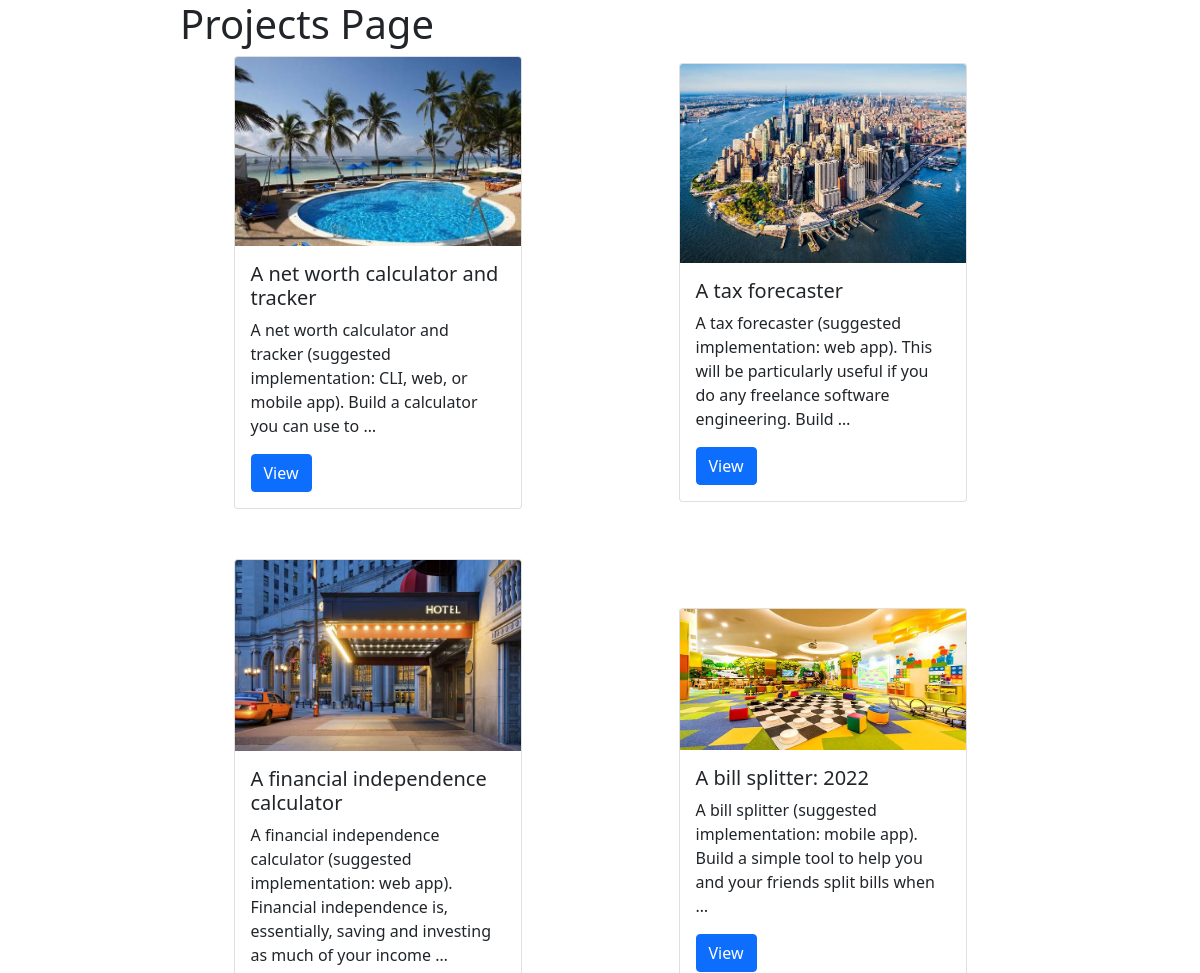
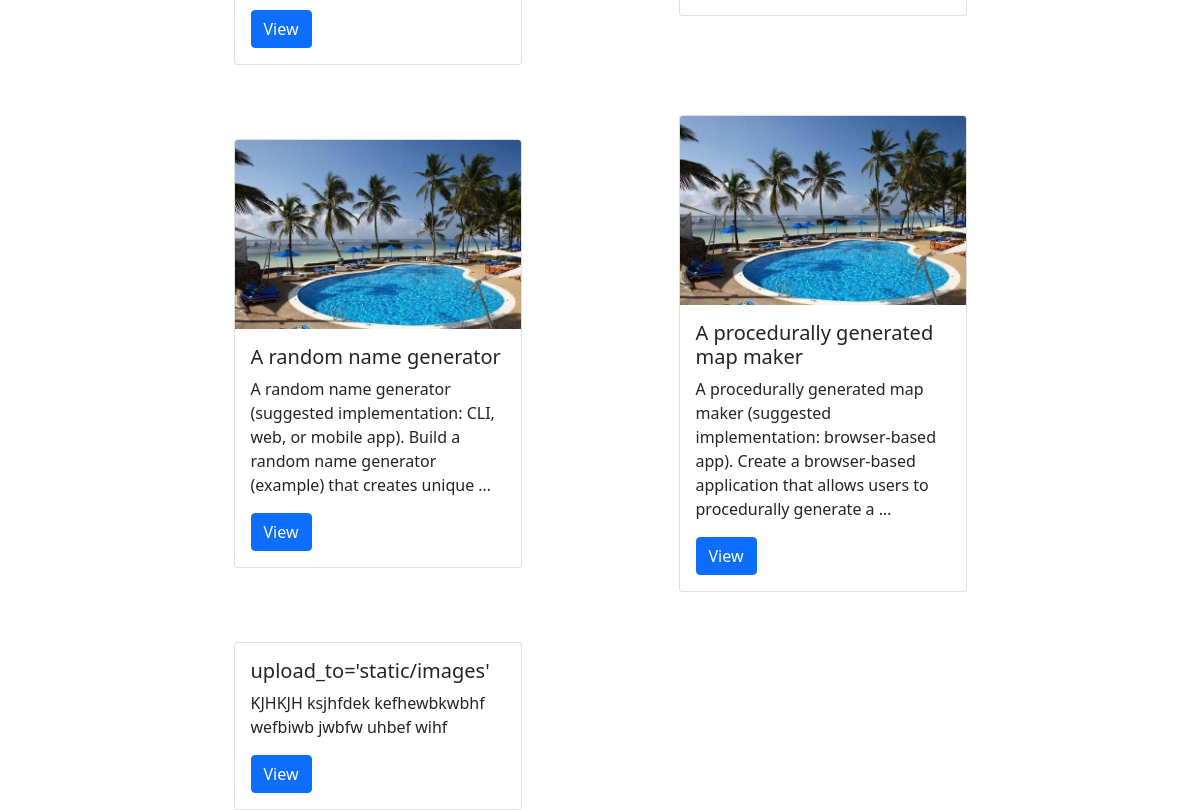
/projects/, run on the app's committed database (2 pictures, top to bottom).
### project/models.py (models this page shows, shortened)
class Project(models.Model):
    id = models.UUIDField(default=uuid.uuid4, editable=False, null=False, blank=False, primary_key=True)
    title = models.CharField(null=False, blank=False, max_length=200)
    description = models.TextField(null=True, blank=True)
    featured_image = models.ImageField(null=True, blank=True, default='Design.JPG', upload_to='static/images/')
    demo_link = models.CharField(null=True, blank=True, max_length=200)
    source_code = models.CharField(null=True, blank=True, max_length=200)
    created = models.DateTimeField(auto_now_add=True)
    tags = models.ManyToManyField('Tag', blank=True)

### project/views.py (the view)
# urls.py: path('projects/', views.projects, name='projects'),
def projects(request):
    projects = Project.objects.all()
    context = {"projects":projects}
    return render(request, 'project/projects.html', context)

### project/templates/project/projects.html (shortened to what this page needs)
<!DOCTYPE html>
{% load static %}
<html lang="en">
  <head>
    <link
      href="https://cdn.jsdelivr.net/npm/bootstrap@5.1.3/dist/css/bootstrap.min.css"
      rel="stylesheet"
    />
    <link rel="stylesheet" href="{% static 'css/style.css' %}" />
  </head>
  <body>
    <h1>Projects Page</h1>
    <div
      style="
        display: grid;
        grid-template-columns: repeat(2, 1fr);
        grid-gap: 50px;
      "
    >
      {% for project in projects %}
      <div class="card" style="width: 18rem">
        {% if project.featured_image %}
        <img src="{{project.featured_image.url}}" class="card-img-top" alt="" />
        {% else %}
        <img src="{% static 'images/b.jpeg' %}" class="card-img-top" alt="" />
        {% endif %}
        <div class="card-body">
          <h5 class="card-title">{{project.title}}</h5>
          <p class="card-text">{{project.description|truncatewords:20}}</p>
          <a href="{% url 'project' project.id %}" class="btn btn-primary"
            >View</a
          >
        </div>
      </div>
      {% endfor %}
    </div>
  </body>
</html>

### static/css/style.css (style rules this page uses)
:root { width: 70%; max-width: 1100px; }
* { margin: 0; box-sizing: border-box; margin: auto; }

### data on the page
Project: title "A net worth calculator and tracker", description "A net worth calculator and tracker (suggested implementation: CLI, web, or mobile app). Build a calculator you can use to …"
Project: featured_image (picture), title "A tax forecaster", description "A tax forecaster (suggested implementation: web app). This will be particularly useful if you do any freelance software engineering. Build …"
Project: featured_image (picture), title "A financial independence calculator", description "A financial independence calculator (suggested implementation: web app). Financial independence is, essentially, saving and investing as much of your income …"
Project: featured_image (picture), title "A bill splitter: 2022", description "A bill splitter (suggested implementation: mobile app). Build a simple tool to help you and your friends split bills when …"
Project: title "A random name generator", description "A random name generator (suggested implementation: CLI, web, or mobile app). Build a random name generator (example) that creates unique …"
Project: title "A procedurally generated map maker", description "A procedurally generated map maker (suggested implementation: browser-based app). Create a browser-based application that allows users to procedurally generate a …"
Project: title "upload_to='static/images'", description "KJHKJH ksjhfdek kefhewbkwbhf wefbiwb jwbfw uhbef wihf"
